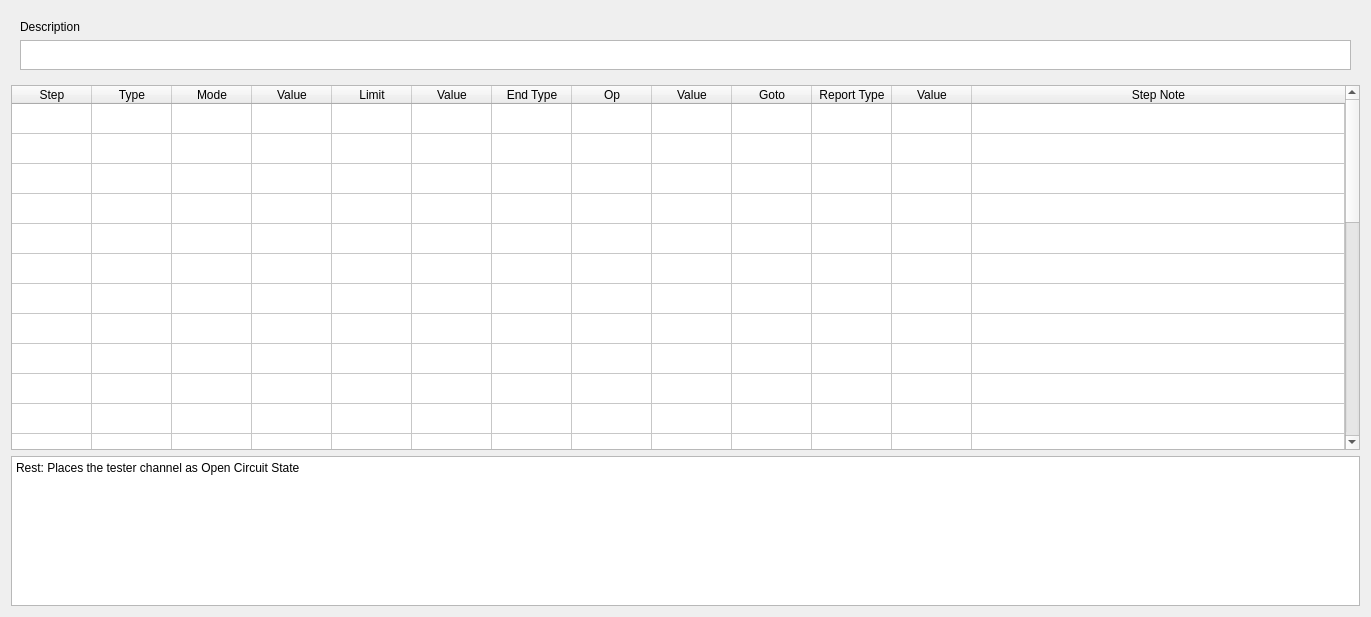
<?xml version="1.0" encoding="UTF-8"?>
<ui version="4.0">
 <class>BuildTestTableWidget</class>
 <widget class="QWidget" name="BuildTestTableWidget">
  <property name="geometry">
   <rect>
    <x>0</x>
    <y>0</y>
    <width>1371</width>
    <height>617</height>
   </rect>
  </property>
  <property name="windowTitle">
   <string>New Procedure</string>
  </property>
  <layout class="QVBoxLayout" name="verticalLayout">
   <item>
    <widget class="QWidget" name="DescriptionWidget" native="true">
     <property name="autoFillBackground">
      <bool>true</bool>
     </property>
     <layout class="QVBoxLayout" name="verticalLayout_2">
      <item>
       <widget class="QLabel" name="label">
        <property name="text">
         <string>Description</string>
        </property>
       </widget>
      </item>
      <item>
       <widget class="QPlainTextEdit" name="plainTextEdit">
        <property name="sizePolicy">
         <sizepolicy hsizetype="Expanding" vsizetype="Fixed">
          <horstretch>0</horstretch>
          <verstretch>0</verstretch>
         </sizepolicy>
        </property>
        <property name="maximumSize">
         <size>
          <width>16777215</width>
          <height>30</height>
         </size>
        </property>
        <property name="acceptDrops">
         <bool>true</bool>
        </property>
        <property name="inputMethodHints">
         <set>Qt::ImhNone</set>
        </property>
        <property name="plainText">
         <string/>
        </property>
       </widget>
      </item>
     </layout>
    </widget>
   </item>
   <item>
    <widget class="QTableWidget" name="tableWidget">
     <property name="minimumSize">
      <size>
       <width>500</width>
       <height>300</height>
      </size>
     </property>
     <property name="styleSheet">
      <string notr="true">QHeaderView::section {background-color:rgba(162, 255, 134, 100);color: rgb(48, 48, 48);}
QHeaderView::Stretch</string>
     </property>
     <property name="editTriggers">
      <set>QAbstractItemView::DoubleClicked</set>
     </property>
     <property name="alternatingRowColors">
      <bool>false</bool>
     </property>
     <property name="rowCount">
      <number>30</number>
     </property>
     <attribute name="horizontalHeaderVisible">
      <bool>true</bool>
     </attribute>
     <attribute name="horizontalHeaderCascadingSectionResizes">
      <bool>true</bool>
     </attribute>
     <attribute name="horizontalHeaderDefaultSectionSize">
      <number>80</number>
     </attribute>
     <attribute name="horizontalHeaderHighlightSections">
      <bool>true</bool>
     </attribute>
     <attribute name="horizontalHeaderStretchLastSection">
      <bool>true</bool>
     </attribute>
     <attribute name="verticalHeaderVisible">
      <bool>false</bool>
     </attribute>
     <attribute name="verticalHeaderCascadingSectionResizes">
      <bool>false</bool>
     </attribute>
     <attribute name="verticalHeaderDefaultSectionSize">
      <number>30</number>
     </attribute>
     <attribute name="verticalHeaderHighlightSections">
      <bool>false</bool>
     </attribute>
     <attribute name="verticalHeaderShowSortIndicator" stdset="0">
      <bool>false</bool>
     </attribute>
     <row>
      <property name="text">
       <string>1</string>
      </property>
     </row>
     <row/>
     <row/>
     <row/>
     <row/>
     <row/>
     <row/>
     <row/>
     <row/>
     <row/>
     <row/>
     <row/>
     <row/>
     <row/>
     <row/>
     <row/>
     <row/>
     <row/>
     <row/>
     <row/>
     <row/>
     <row/>
     <row/>
     <row/>
     <row/>
     <row/>
     <row/>
     <row/>
     <row/>
     <row/>
     <column>
      <property name="text">
       <string>Step</string>
      </property>
     </column>
     <column>
      <property name="text">
       <string>Type</string>
      </property>
     </column>
     <column>
      <property name="text">
       <string>Mode</string>
      </property>
     </column>
     <column>
      <property name="text">
       <string>Value</string>
      </property>
     </column>
     <column>
      <property name="text">
       <string>Limit</string>
      </property>
     </column>
     <column>
      <property name="text">
       <string>Value</string>
      </property>
     </column>
     <column>
      <property name="text">
       <string>End Type</string>
      </property>
     </column>
     <column>
      <property name="text">
       <string>Op</string>
      </property>
     </column>
     <column>
      <property name="text">
       <string>Value</string>
      </property>
     </column>
     <column>
      <property name="text">
       <string>Goto</string>
      </property>
     </column>
     <column>
      <property name="text">
       <string>Report Type</string>
      </property>
     </column>
     <column>
      <property name="text">
       <string>Value</string>
      </property>
     </column>
     <column>
      <property name="text">
       <string>Step Note</string>
      </property>
     </column>
     <item row="0" column="0">
      <property name="text">
       <string/>
      </property>
      <property name="textAlignment">
       <set>AlignCenter</set>
      </property>
     </item>
    </widget>
   </item>
   <item>
    <widget class="QTextBrowser" name="textBrowser">
     <property name="minimumSize">
      <size>
       <width>0</width>
       <height>30</height>
      </size>
     </property>
     <property name="maximumSize">
      <size>
       <width>16777215</width>
       <height>150</height>
      </size>
     </property>
     <property name="html">
      <string>&lt;!DOCTYPE HTML PUBLIC &quot;-//W3C//DTD HTML 4.0//EN&quot; &quot;http://www.w3.org/TR/REC-html40/strict.dtd&quot;&gt;
&lt;html&gt;&lt;head&gt;&lt;meta name=&quot;qrichtext&quot; content=&quot;1&quot; /&gt;&lt;meta charset=&quot;utf-8&quot; /&gt;&lt;style type=&quot;text/css&quot;&gt;
p, li { white-space: pre-wrap; }
hr { height: 1px; border-width: 0; }
li.unchecked::marker { content: &quot;\2610&quot;; }
li.checked::marker { content: &quot;\2612&quot;; }
&lt;/style&gt;&lt;/head&gt;&lt;body style=&quot; font-family:'맑은 고딕'; font-size:9pt; font-weight:400; font-style:normal;&quot;&gt;
&lt;p style=&quot; margin-top:0px; margin-bottom:0px; margin-left:0px; margin-right:0px; -qt-block-indent:0; text-indent:0px;&quot;&gt;Rest: Places the tester channel as Open Circuit State&lt;/p&gt;&lt;/body&gt;&lt;/html&gt;</string>
     </property>
    </widget>
   </item>
  </layout>
 </widget>
 <resources/>
 <connections/>
</ui>
